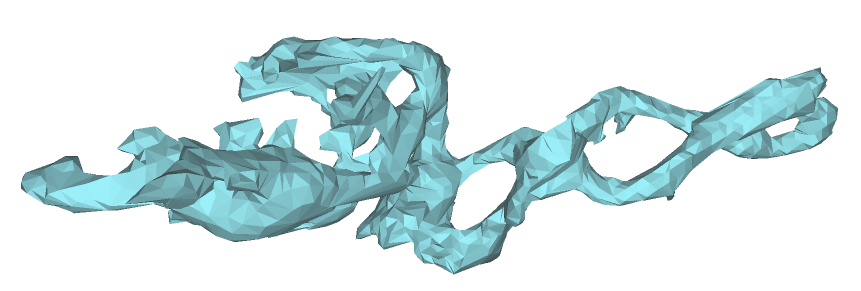
#> input picture inputs/TS1_2.png, 1721 x 581 px (shown at 1/2 size)
$ python -i crop.py   (imports and definitions only)
#> lines starting #> are read from the running program, lines starting #| are printed output that depends on the picture; after the words box and inside, x2 and y2 are one past the last pixel; in counts of white or black regions, pixels touching at a corner belong together
#> further down, picture is the input picture: PIL image 1721x581 RGBA; mean R, G, B, A 213.7, 231.4, 233.4, 255
"""Crop images to foreground content, optionally deskewing rotated content."""

from __future__ import annotations

from pathlib import Path

import cv2
import numpy as np
from PIL import Image

_AXIS_ALIGNED_ANGLE = 0.5


def crop_to_content(
    image: Image.Image | Path | str,
    background: tuple[int, ...] = (255, 255, 255),
    threshold: int = 0,
    *,
    output_path: Path | str | None = None,
    write: bool = True,
) -> Image.Image:
    """Crop *image* to foreground content, deskewing when content is rotated."""
    loaded = _load_image(image)
    cropped = _deskew_and_crop(loaded, background, threshold)

    if write:
        if output_path is None:
            raise ValueError("output_path is required when write=True")
        output = Path(output_path)
        output.parent.mkdir(parents=True, exist_ok=True)
        cropped.save(output)

    return cropped


def _load_image(image: Image.Image | Path | str) -> Image.Image:
    if isinstance(image, Image.Image):
        return image
    return Image.open(image)


def _foreground_mask(
    image: Image.Image,
    background: tuple[int, ...],
    threshold: int,
) -> np.ndarray:
#> called with background = (255, 255, 255), threshold = 0
    rgb = np.asarray(image.convert("RGB"))
    bg = np.array(background[:3], dtype=np.int16)
    diff = np.abs(rgb.astype(np.int16) - bg).max(axis=-1)
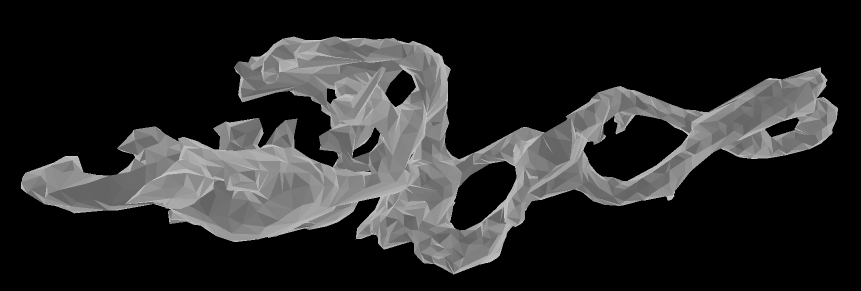
#> diff: shape (581, 1721) int16 (shown at 1/2 size); min 0, max 204, mean 41.3
    return diff > threshold
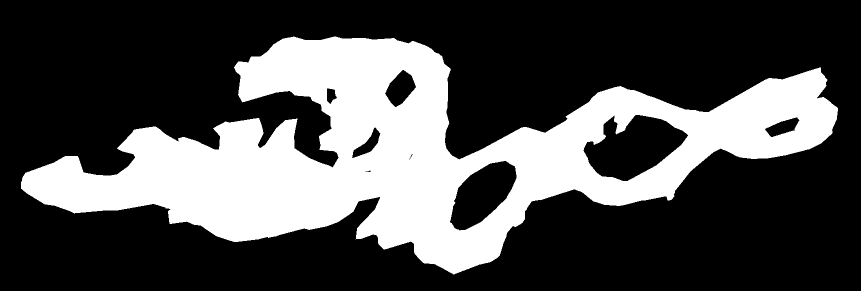
#> returned value: shape (581, 1721) bool (shown at 1/2 size); 30.2% white; 1 white region, box (x1, y1, x2, y2) and area: (42, 73, 1676, 549) 301723


def _mask_to_uint8(mask: np.ndarray) -> np.ndarray:
    return mask.astype(np.uint8) * 255
#> returned value: shape (581, 1721); 30.2% white; 1 white region


def _largest_contour(mask: np.ndarray) -> np.ndarray | None:
    contours, _ = cv2.findContours(
        _mask_to_uint8(mask),
        cv2.RETR_EXTERNAL,
        cv2.CHAIN_APPROX_SIMPLE,
    )
#> contours = 1 contour; box (x1, y1, x2, y2) and area: (42, 73, 1676, 549) 332794
    if not contours:
        return None
    return max(contours, key=cv2.contourArea)


def _deskew_angle(rect: tuple[tuple[float, float], tuple[float, float], float]) -> float:
    """Return the smallest rotation (degrees) that axis-aligns the min-area rect."""
    _, (width, height), angle = rect
    if width < height:
        angle += 90.0
    if angle > 45.0:
        angle -= 90.0
    elif angle < -45.0:
        angle += 90.0
    return angle


def _min_area_rect_angle(mask: np.ndarray) -> float:
    contour = _largest_contour(mask)
#> contour = contour of 2461 points, box (x1, y1, x2, y2) (42, 73, 1676, 549), area 332794
    if contour is None or len(contour) < 3:
        raise ValueError("no foreground content found")
    return _deskew_angle(cv2.minAreaRect(contour))


def _bbox_from_mask(mask: np.ndarray) -> tuple[int, int, int, int]:
    ys, xs = np.nonzero(mask)
    if len(xs) == 0:
        raise ValueError("no foreground content found")
    return int(xs.min()), int(ys.min()), int(xs.max()) + 1, int(ys.max()) + 1


def _rotate_fillcolor(
    image: Image.Image,
    background: tuple[int, ...],
) -> tuple[int, ...]:
    if image.mode == "RGBA":
        if len(background) >= 4:
            return background[:4]
        return (*background[:3], 255)
    return background[:3]


def _deskew_and_crop(
    image: Image.Image,
    background: tuple[int, ...],
    threshold: int,
) -> Image.Image:
    mask = _foreground_mask(image, background, threshold)
    angle = _min_area_rect_angle(mask)
#> angle = 3.96

    if abs(angle) < _AXIS_ALIGNED_ANGLE:
        return image.crop(_bbox_from_mask(mask))

    rotated = image.rotate(
        -angle,
        resample=Image.Resampling.BICUBIC,
        expand=True,
        fillcolor=_rotate_fillcolor(image, background),
    )
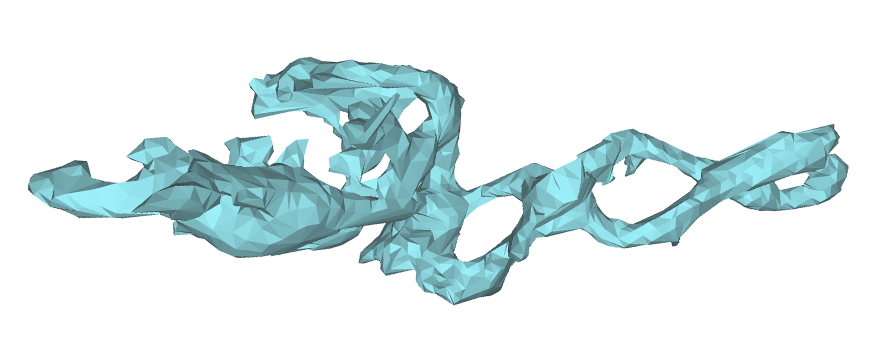
#> rotated: PIL image 1757x699 RGBA (shown at 1/2 size); mean R, G, B, A 221.2, 235.6, 237.2, 255
    rotated_mask = _foreground_mask(rotated, background, threshold)
#> call 2 of _foreground_mask, with background = (255, 255, 255), threshold = 0
#> in _foreground_mask (call 2), `diff = np.abs(rgb.astype(np.int16) - bg).max(axis=-1)`:
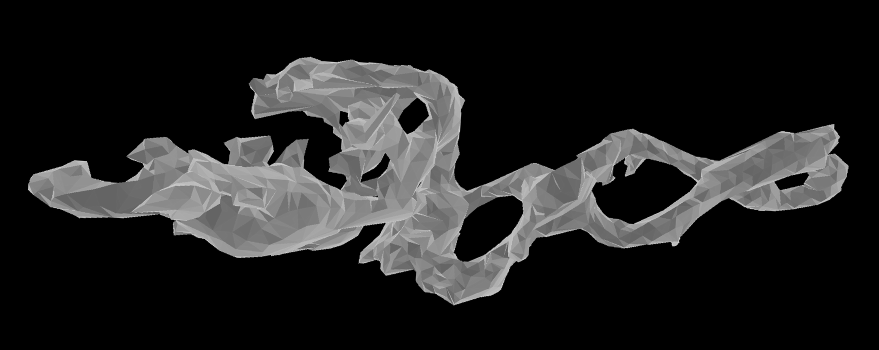
#> diff: shape (699, 1757) int16 (shown at 1/2 size); min 0, max 255, mean 33.8
#> in _foreground_mask (call 2), `return diff > threshold`:
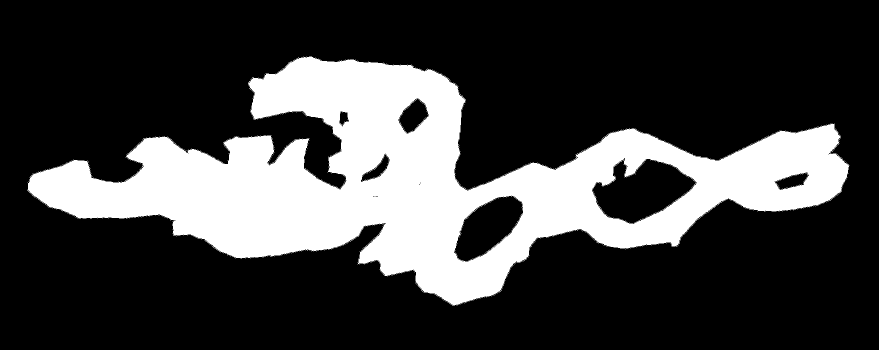
#> returned value: shape (699, 1757) bool (shown at 1/2 size); 25.1% white; 202 white regions (201 under 20 px), largest, box (x1, y1, x2, y2) and area: (54, 112, 1699, 612) 307624
    bbox = _bbox_from_mask(rotated_mask)
#> bbox = (54, 112, 1699, 612)
    return rotated.crop(bbox)
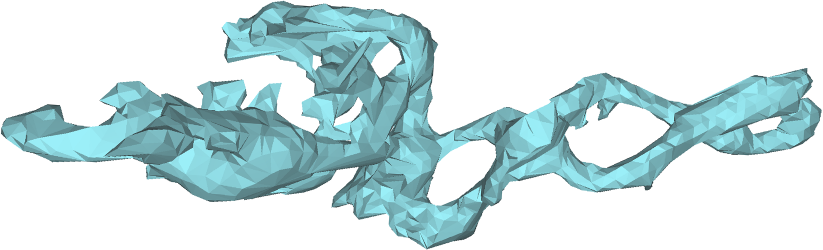
#> returned value: PIL image 1645x500 RGBA (shown at 1/2 size); mean R, G, B, A 204.6, 226.1, 228.5, 255

>>> from PIL import Image
>>> picture = Image.open('../inputs/TS1_2.png')
#> (the run stopped early here; a loop or call above may not have finished)

$ run again, on inputs/TS21_2.png
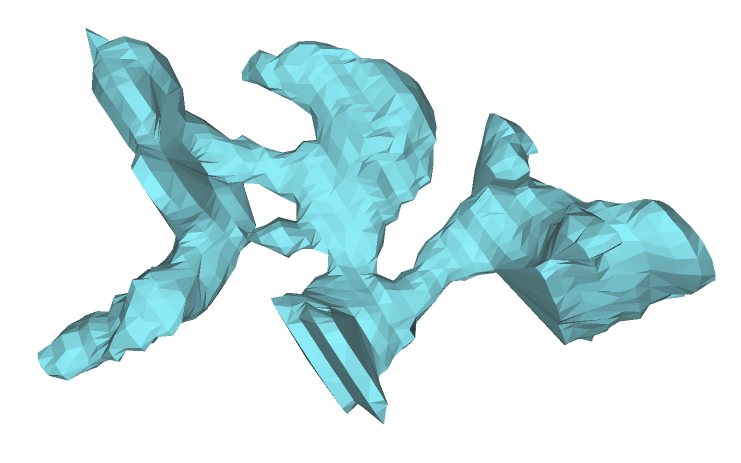
#> input picture inputs/TS21_2.png, 1482 x 926 px (shown at 1/2 size)
#> picture is the input picture: PIL image 1482x926 RGBA; mean R, G, B, A 209.6, 231.8, 234.3, 255
#> in _foreground_mask, `return diff > threshold`:
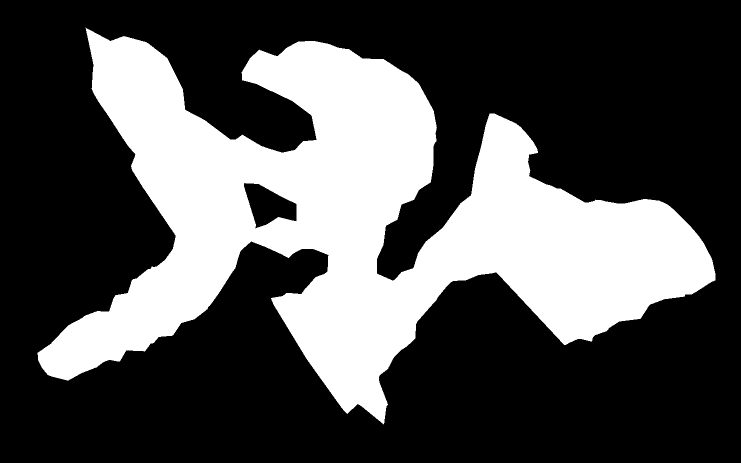
#> returned value: shape (926, 1482) bool (shown at 1/2 size); 31.4% white; 1 white region, box (x1, y1, x2, y2) and area: (75, 55, 1431, 849) 431410
#> contours = 1 contour; box (x1, y1, x2, y2) and area: (75, 55, 1431, 849) 434350
#> contour = contour of 2763 points, box (x1, y1, x2, y2) (75, 55, 1431, 849), area 434350
#> angle = 7.9
#> rgb: shape (1122, 1596, 3)
#> diff: shape (1122, 1596) int16
#> bbox = (102, 77, 1472, 949)
#> in _deskew_and_crop, `return rotated.crop(bbox)`:
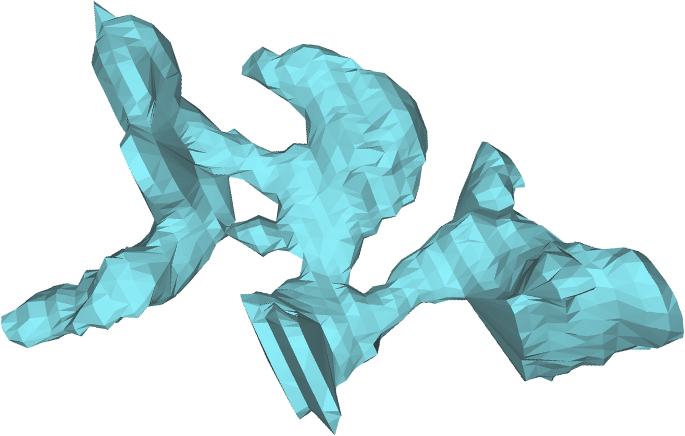
#> returned value: PIL image 1370x872 RGBA (shown at 1/2 size); mean R, G, B, A 202.6, 228.2, 231, 255

$ run again, on inputs/TS24_2.png
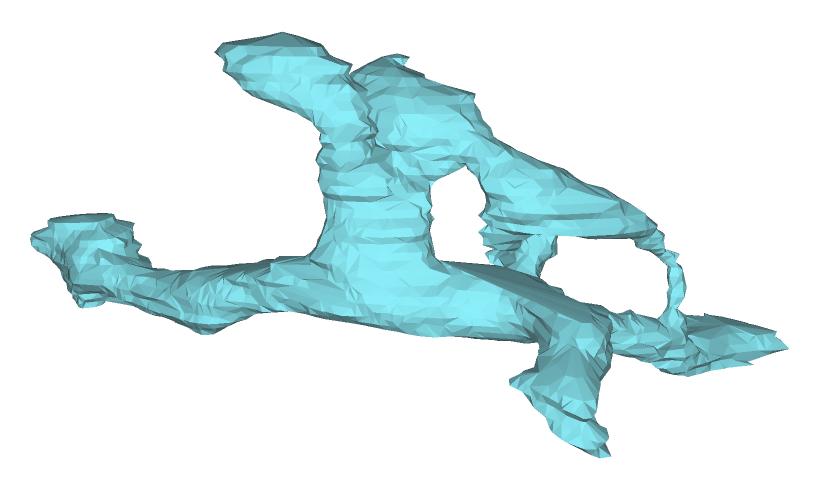
#> input picture inputs/TS24_2.png, 1630 x 996 px (shown at 1/2 size)
#> picture is the input picture: PIL image 1630x996 RGBA; mean R, G, B, A 220.1, 238.6, 240.6, 255
#> in _foreground_mask, `return diff > threshold`:
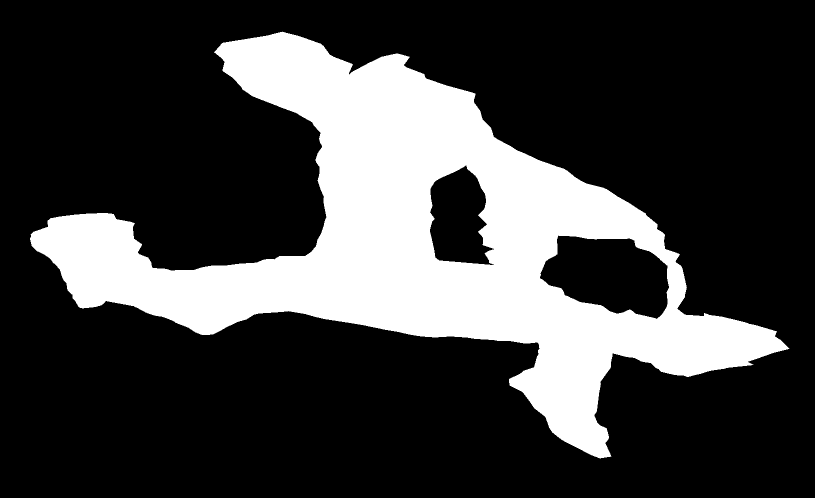
#> returned value: shape (996, 1630) bool (shown at 1/2 size); 24.6% white; 1 white region, box (x1, y1, x2, y2) and area: (60, 63, 1579, 917) 399161
#> contours = 1 contour; box (x1, y1, x2, y2) and area: (60, 63, 1579, 917) 444912
#> contour = contour of 2297 points, box (x1, y1, x2, y2) (60, 63, 1579, 917), area 444912
#> angle = 16.16
#> rgb: shape (1412, 1844, 3)
#> diff: shape (1412, 1844) int16
#> bbox = (200, 205, 1602, 1220)
#> in _deskew_and_crop, `return rotated.crop(bbox)`:
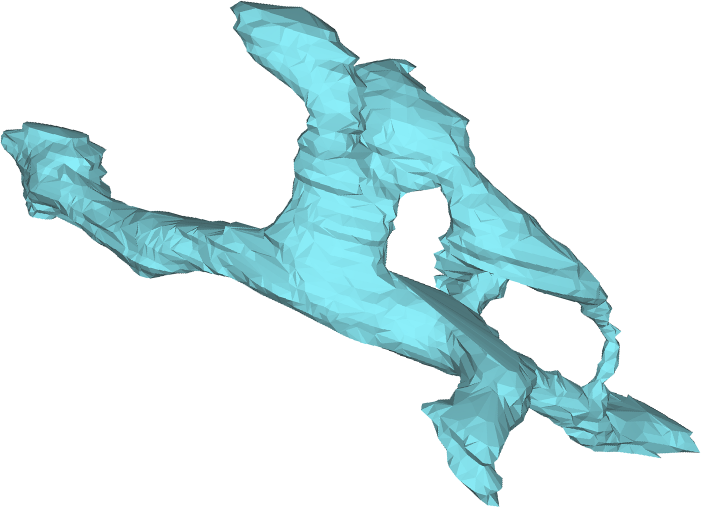
#> returned value: PIL image 1402x1015 RGBA (shown at 1/2 size); mean R, G, B, A 215, 236.1, 238.5, 255

$ run again, on inputs/TS2_2.png
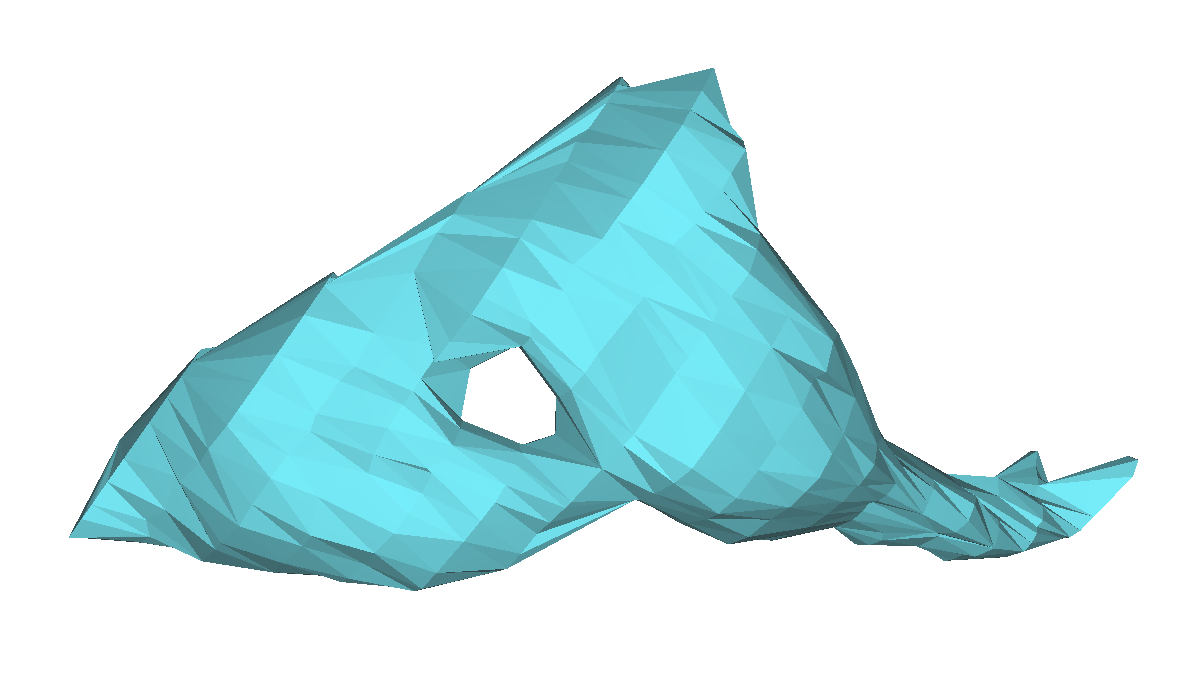
#> input picture inputs/TS2_2.png, 1202 x 678 px
#> picture is the input picture: PIL image 1202x678 RGBA; mean R, G, B, A 205.9, 235.1, 238.3, 255
#> in _foreground_mask, `return diff > threshold`:
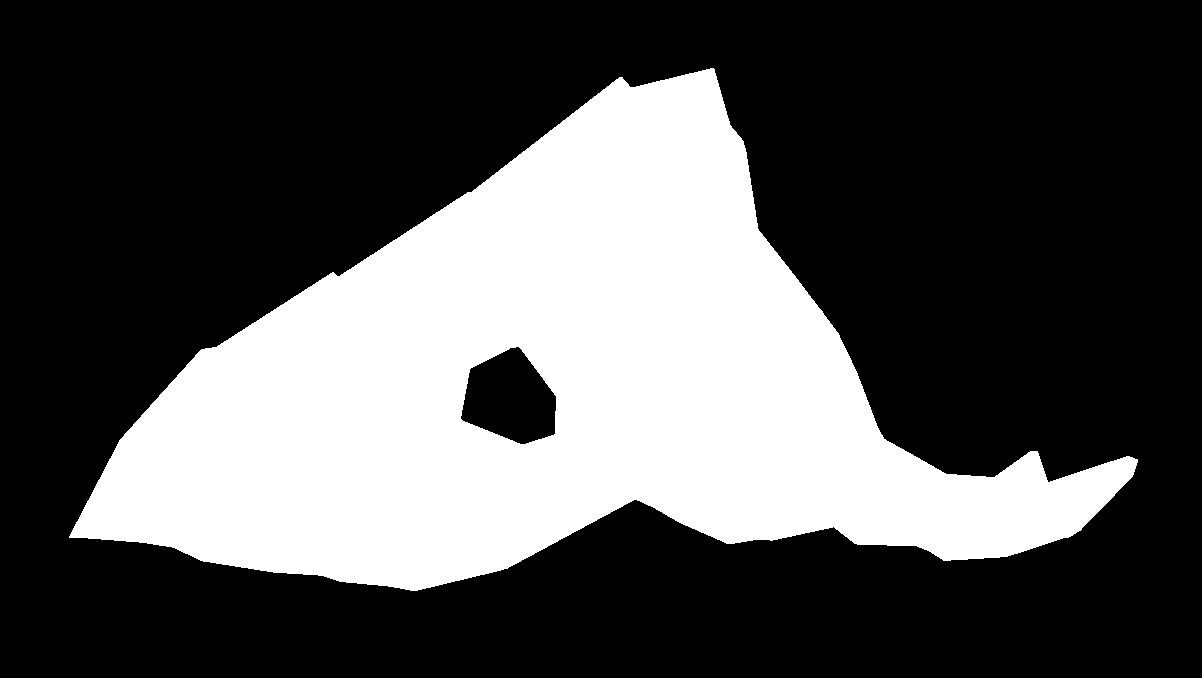
#> returned value: shape (678, 1202) bool; 31.6% white; 1 white region, box (x1, y1, x2, y2) and area: (69, 68, 1138, 591) 257818
#> contours = 1 contour; box (x1, y1, x2, y2) and area: (69, 68, 1138, 591) 263074
#> contour = contour of 1269 points, box (x1, y1, x2, y2) (69, 68, 1138, 591), area 263074
#> angle = -3.22
#> rgb: shape (746, 1240, 3)
#> diff: shape (746, 1240) int16
#> bbox = (98, 95, 1165, 637)
#> in _deskew_and_crop, `return rotated.crop(bbox)`:
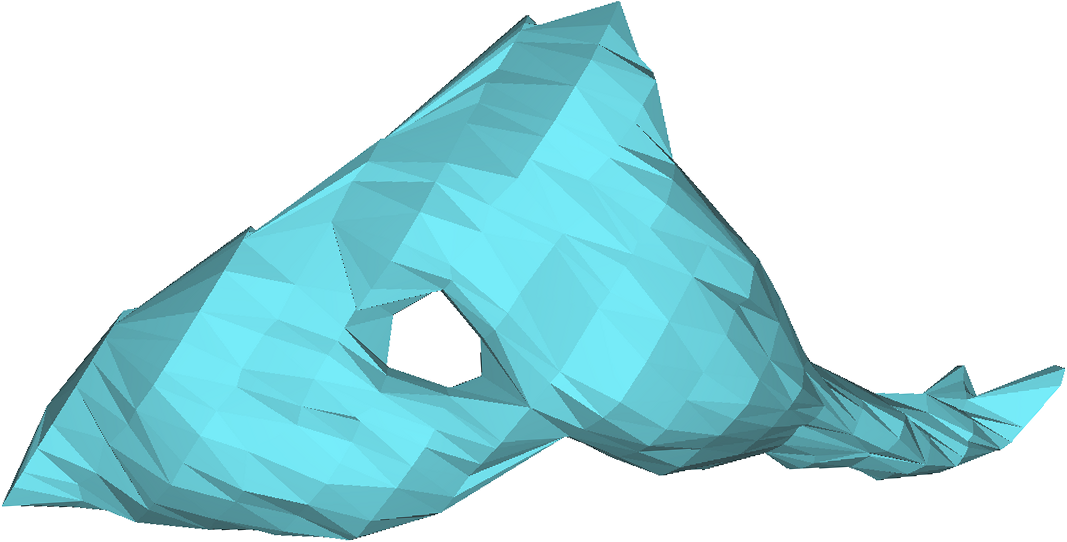
#> returned value: PIL image 1067x542 RGBA; mean R, G, B, A 185.7, 226.7, 231.3, 255
